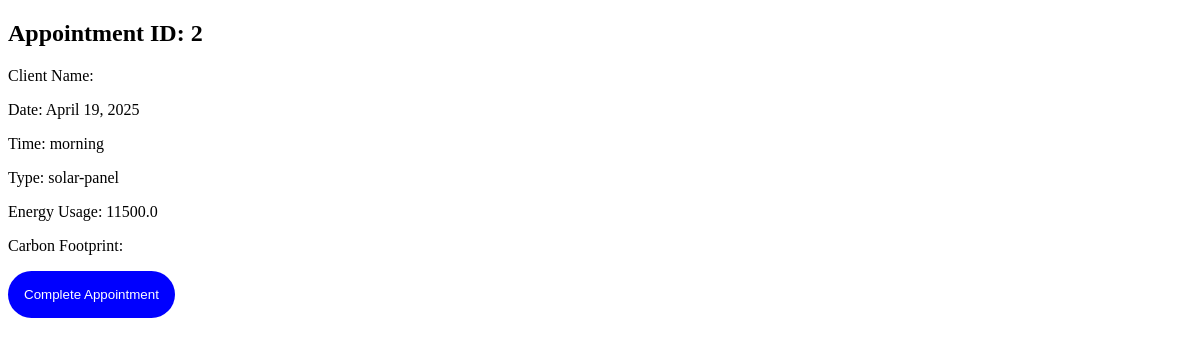
Page /view_appointments on the earlier database version.
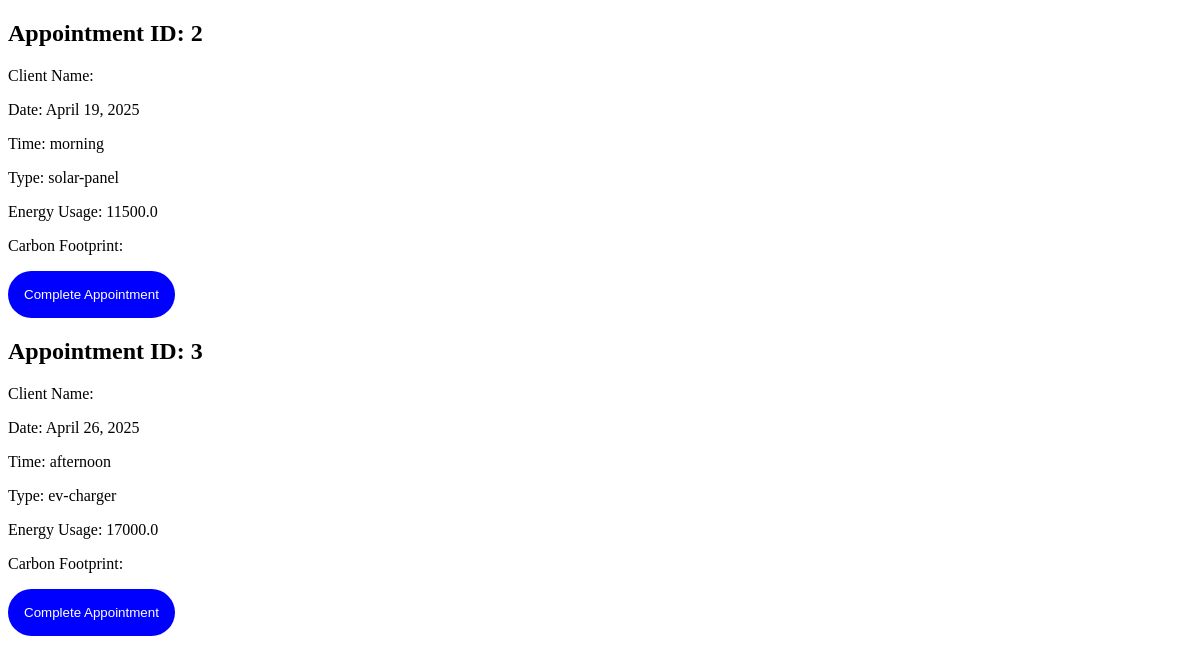
Same page on the later database version.
### appointment_management/models.py (models this page shows)
class Appointments(models.Model):
    type = models.CharField(max_length=100)
    energy_usage = models.FloatField()
    time_choice = models.CharField(max_length=100)
    date = models.DateField()

### appointment_management/views.py (the view)
# urls.py: path('view_appointments', views.view_appointments, name='view_appointments'),
def view_appointments(request):
    appointments = Appointments.objects.all()
    footprint = carbonFootprint.objects.all()
    return render(request, 'appointment_management/view_appointments.html', {'appointments': appointments, 'footprint': footprint})

### templates/appointment_management/view_appointments.html (shortened to what this page needs)
<!DOCTYPE html>
<html lang="en">
<head>
</head>
<body>
    {% for appointment in appointments %}
        <div>
            <h2>Appointment ID: {{ appointment.id }}</h2>
            <p>Client Name: {{ appointment.client_name }}</p>
            <p>Date: {{ appointment.date }}</p>
            <p>Time: {{ appointment.time_choice }}</p>
            <p>Type: {{ appointment.type }}</p>
            <p>Energy Usage: {{ appointment.energy_usage }}</p>
            <p>Carbon Footprint: {{ footprint.carbon_footprint }}</p>
        </div>
        <form method="post" action="{% url 'complete_appointment' %}">
            <button type="submit" style="padding: 1rem; background-color: blue; border-radius: 50px; text-align: center; border: none;outline: none; color: white;">Complete Appointment</button>
        </form>
    {% endfor %}
</body>
</html>

Differences in the rows shown:
added Appointments: id "3", date "April 26, 2025", time_choice "afternoon", type "ev-charger", energy_usage "17000.0"
